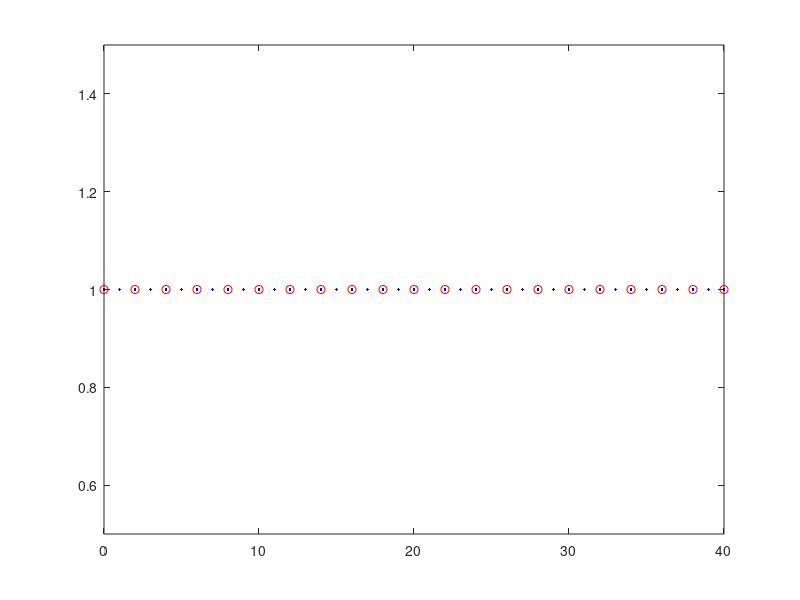
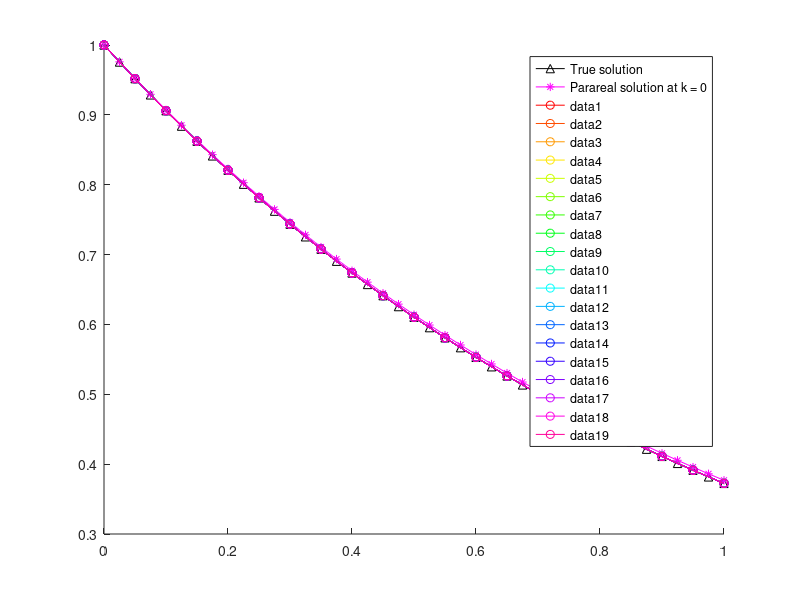
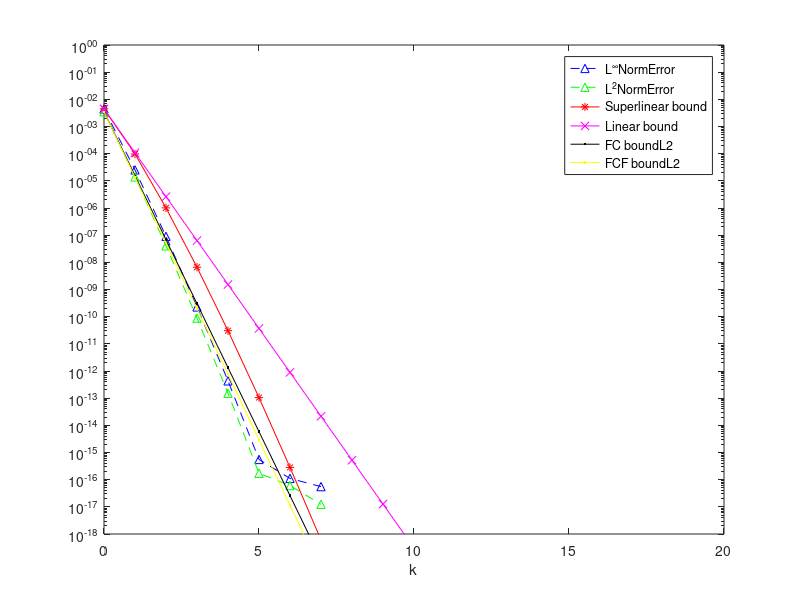
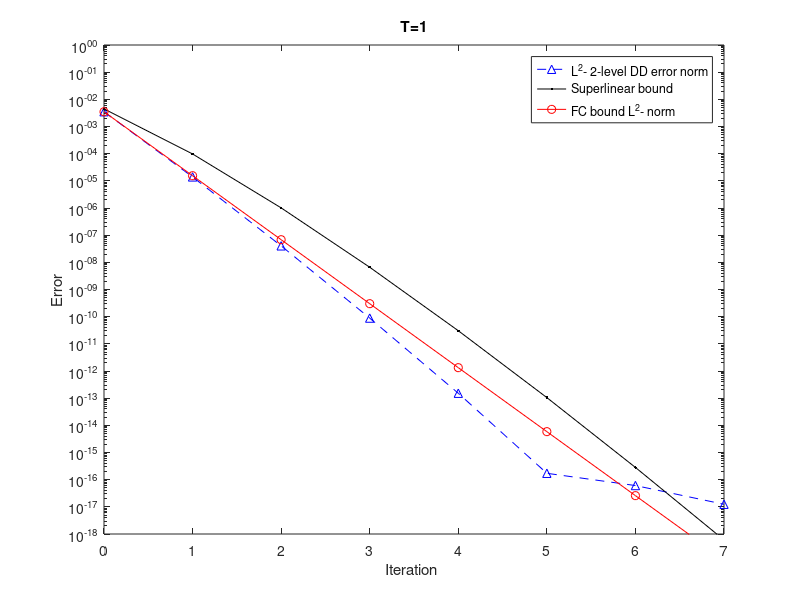

Here is the MATLAB script that generated these plots, in order:
close all
clear
clc


%% ---------------------------------------------------------------
%  Parareal algorithm for linear problem:
%         y'(t) = a*y(t), t in (0,T)
%          y(t=0) = y0


% non-overlapping subdomains 2-level domain decomposition  preconditioner

global a ;
a = -1;
yExactFunction = @(t)exp(a*t);

% stability function (  y^n+1 = R(z)y^n  )
Rz = @(z) 1/(1-z);     % Backward Euler
% Rz = @(z) 1+z;       % Forward Euler

%% -----------------------------------------------------------------


% initial condition
u0 = 1;

% coarse propagator
N = 20;     %   number of coarse time intervals
T = 1;      %   T = N*Dt
Dt = T/N;   %   coarse timesteps

xt = linspace(0,T,N+1);

% fine propagator
m = 2;    % number of fine time steps in each coarse time interval
dt = Dt/m

K = 20 % number of Parareal iterations

cmap = hsv(K); % color map

% 2-level domain decomposition initial
N_fine_nodes = m*N+1; % 11
% N_subdomains = m+1; % 6
Id = eye(N_fine_nodes);

% plot the time domain
figure
plot(0:N_fine_nodes-1,1,'.b',0:m:N_fine_nodes-1,1,'ro')
xlim([0 N_fine_nodes-1])
ylim([0.5 1.5])

%%
% original problem matrix
phi = (1-a*dt)^-1;
A = eye(m*N+1,m*N+1) + (-phi)*diag(ones(m*N,1),-1);

% Reduced system

% fine propagator
F_tilde = (1-a*dt)^-m;

% coarse propagator
G_tilde = (1-a*Dt)^-1;



% Uk_0 = zeros(m*N,1);
% Uk_0(1) = u0;

rhs0 = [u0; zeros(m*N,1)];
% rhs = [u0; phi*u0;-G_tilde*u0;phi*U(3);-G_tilde*U(3)];


% exact solution

ttrue = linspace(0,T,N*m+1);
pick = 1:m:N*m+1;

uF_true = A\rhs0;

% reduced matrix
A_tilde = eye(N+1,N+1) + (-F_tilde)*diag(ones(N,1),-1);
% A_tilde = eye(m*N+1,m*N+1) + (-F_tilde)*diag(ones(m*N,1),-1);

% approximate reduced matrix
B = eye(N+1,N+1) + (-G_tilde)*diag(ones(N,1),-1);




% coarse space initial
indice_R_coarse  = 0:m:m*N;
R = zeros(length(indice_R_coarse),N_fine_nodes);
for i = 1:length(indice_R_coarse)
    R(i,indice_R_coarse(i)+1) = 1;
end

% first subdomain  Omega_1 = {0}
R1 = zeros(1,N_fine_nodes);
R1(1) = 1;
A1 = R1*A*R1';

% define nodes in other subdomains
N_nodes_subdomain = m;
indice_R_subdomains = zeros(N,N_nodes_subdomain);
for i =1:N
    indice_R_subdomains(i,:) =  (i-1)*m+1:(i-1)*m+m;
end

% Omega_2 = {1,2} Omega_3 = {3,4}
R2_end = zeros(N*N_nodes_subdomain,N_fine_nodes) ;
for i = 1:N
    for j = 1:N_nodes_subdomain
        R2_end(N_nodes_subdomain*(i-1)+j,indice_R_subdomains(i)+j) = 1;
    end
end

R_sub = [];       % restriction matrices
A_sub = [];       % sub-matrices
for i = 2: N+1
    R_sub{i} = R2_end(N_nodes_subdomain*(i-2)+1:N_nodes_subdomain*(i-2)+N_nodes_subdomain,:);
    A_sub{i} = R_sub{i}*A*R_sub{i}';
end

% define 2-level domain decomposition multiplicative preconditioner
P = R1'*A1*R1;
for i = 2:N+1
    P = P + R_sub{i}'*A_sub{i}*R_sub{i};
end

%Multiplicative
M = P*(R'*B*R +  Id-R'*R);

%Additive
% M = P + (R'*B*R - R'*R)

% preconditioned stationary iteration
% U^(k+1) = U^(k) + M^(-1)*( f-A*U^(k)) )




%% ------------------------------------------------------------------

% initial coarse integration

B1 =  eye(N+1,N+1) + (-G_tilde)*diag(ones(N,1),-1);
% B1 =  eye(N*m+1,N*m+1) + (-G_tilde)*diag(ones(N*m,1),-1);

%Initial coarse Parareal iteration at the coarse level
rhs0_coarse = [u0;zeros(N,1)];
U0_coarse = B1\rhs0_coarse;

U_fine=spline(ttrue(pick),U0_coarse,ttrue)';

% first 2-level dd preconditioning iterartion

%Initial fine solution at the fine level

% rhs=[u0];
% for i=1:N
%     rhs=[rhs; phi*U0_coarse(i);-G_tilde*U0_coarse(i)];
% end
% U_fine = M\rhs;

% U_fine=zeros(N_fine_nodes,1);
% U_fine(1:2:end,1) =  U0_coarse;
% for i=1:2:N_fine_nodes-2
%     U_fine(i+1) = F_tilde*U_fine(i);
% end

% rhs = zeros(N_fine_nodes,1);
% rhs(1) = u0;
% U_fine = A_tilde\rhs;

figure
hold on
plot(ttrue,uF_true,'-^k',ttrue,U_fine,'-*m');
legend('True solution','Parareal solution at k = 0')

U0n = U_fine;
proNj = 1;

L2NormError = sqrt(sum(Dt*(uF_true(pick)-U_fine(pick)).^2));%norm(uF_true(pick)-U_fine(pick),2);%
% L2NormError = norm(uF_true(pick)-U_fine(pick),2);
LInfNormError = norm(uF_true(pick)-U_fine(pick),inf);%max(abs(uF_true(pick)-U_fine(pick)));

SupperlinearErrorBound  = LInfNormError;
LinearErrorBound  = LInfNormError;
FC_boundL2 = L2NormError;
FCF_boundL2 = L2NormError;
FCFF_boundL2 = L2NormError;
FCFC_boundL2 = L2NormError;
FCFCF_boundL2 = L2NormError;
%%
% rhs
f = zeros(N_fine_nodes,1);
f(1) = u0;


phi   = (1-a*dt)^-1;
phiDT = (1-a*Dt)^-1;

% iteration loop
for k = 1: K-1
    % k = k + 1
    %         rhs=[u0];
    %         for i=1:2:2*N
    %             rhs=[rhs; phi*U_fine(i);-G_tilde*U_fine(i)];
    %         end
    %         U_fine = M\rhs;
    %         U_fine = U_fine + M^(-1)*(f-A*U_fine);
    
%     r_k = f - A*U_fine;
%     U_fine_temp = P\r_k;
%     U_fine = U_fine + (R'*B*R +  Id-R'*R)\U_fine_temp;

    
%     r_k = f - A*U_fine;
%     U_fine_temp = P\r_k;
%     U_fine = U_fine + (R'*B*R +  Id-R'*R)\U_fine_temp;
    
%     U_fine = U_fine + (R'*B*R +  Id-R'*R)^(-1)*P^(-1)*r_k;
    
%     U_fine = M\(M*U_fine + (f-A*U_fine)); % use
    
    
%      U_fine = M\(M*U_fine + (f-A*U_fine));
    %         U_fine = gmres(M,M*U_fine + (f-A*U_fine),10,1e-6);
    
    
    % residual
    r_k = f - A*U_fine;
    
  % first level ~ fine propagator ~ additive Schwarz in parallel
%     U_fine_temp = P\r_k;   
    for i = 1:N+1
%         i = i + 1
        if i == 1
            x_temp_1 = R1*r_k;
            x_temp_2 = A1\x_temp_1;
            x{i} = R1'*x_temp_2;
            U_fine_temp = x{i};         
        else
            x_temp_1 = R_sub{i}*r_k;
            x_temp_2 = A_sub{i}\x_temp_1;
            x{i} = R_sub{i}'*x_temp_2;  
            U_fine_temp = U_fine_temp + x{i};
        end            
    end

  % second level ~ coarse grid correction sequentially
    U_fine_temp_1 = R*U_fine_temp;
    U_fine_temp_2 = B\U_fine_temp_1;
    U_fine_temp_3 = R'*U_fine_temp_2;
    U_fine_temp_4 = U_fine_temp_3 + U_fine_temp - R'*R*U_fine_temp;
    U_fine = U_fine + U_fine_temp_4;
    
   
    %-------------------------------------------------
% %     % FCF 
% % %     % residual
%     r_k = f - A*U_fine;
% % %     first level ~ fine propagator ~ additive Schwarz in parallel
% % %         U_fine_temp = P\r_k;   
%     for i = 1:N+1
%         if i == 1
%             x_temp_1 = R1*r_k;
%             x_temp_2 = A1\x_temp_1;
%             x{i} = R1'*x_temp_2;
%             U_fine_temp1 = x{i};         
%         else
%             x_temp_1 = R_sub{i}*r_k;
%             x_temp_2 = A_sub{i}\x_temp_1;
%             x{i} = R_sub{i}'*x_temp_2;  
%             U_fine_temp1 = U_fine_temp1 + x{i};
%         end            
%     end
%     
%         U_fine = U_fine + U_fine_temp1;
%         
% % %     -------------------------------------------------
% %      %FCFF   
% % % %         residual
%     r_k = f - A*U_fine;
% % %     first level ~ fine propagator ~ additive Schwarz in parallel
% % %         U_fine_temp = P\r_k;   
%     for i = 1:N+1
%         if i == 1
%             x_temp_1 = R1*r_k;
%             x_temp_2 = A1\x_temp_1;
%             x{i} = R1'*x_temp_2;
%             U_fine_temp2 = x{i};         
%         else
%             x_temp_1 = R_sub{i}*r_k;
%             x_temp_2 = A_sub{i}\x_temp_1;
%             x{i} = R_sub{i}'*x_temp_2;  
%             U_fine_temp2 = U_fine_temp2 + x{i};
%         end            
%     end
%     
%         U_fine = U_fine + U_fine_temp2;

    %-------------------------------------------------  
% % %      %FCFC
%             % residual
%     r_k = f - A*U_fine;
%     
% %   % first level ~ fine propagator ~ additive Schwarz in parallel
% % %     U_fine_temp = P\r_k;   
%     for i = 1:N+1
% % %         i = i + 1
%         if i == 1
%             x_temp_1 = R1*r_k;
%             x_temp_2 = A1\x_temp_1;
%             x{i} = R1'*x_temp_2;
%             U_fine_temp = x{i};         
%         else
%             x_temp_1 = R_sub{i}*r_k;
%             x_temp_2 = A_sub{i}\x_temp_1;
%             x{i} = R_sub{i}'*x_temp_2;  
%             U_fine_temp = U_fine_temp + x{i};
%         end            
%     end
% 
% % %   % second level ~ coarse grid correction sequentially
%     U_fine_temp_1 = R*U_fine_temp;
%     U_fine_temp_2 = B\U_fine_temp_1;
%     U_fine_temp_3 = R'*U_fine_temp_2;
%     U_fine_temp_4 = U_fine_temp_3 + U_fine_temp - R'*R*U_fine_temp;
%     U_fine = U_fine + U_fine_temp_4;
%     
     %-------------------------------------------------  
% % %      %FCFCF
% % %         % residual
%     r_k = f - A*U_fine;
% % %     % first level ~ fine propagator ~ additive Schwarz in parallel
% % %     %     U_fine_temp = P\r_k;   
%     for i = 1:N+1
%         if i == 1
%             x_temp_1 = R1*r_k;
%             x_temp_2 = A1\x_temp_1;
%             x{i} = R1'*x_temp_2;
%             U_fine_temp3 = x{i};         
%         else
%             x_temp_1 = R_sub{i}*r_k;
%             x_temp_2 = A_sub{i}\x_temp_1;
%             x{i} = R_sub{i}'*x_temp_2;  
%             U_fine_temp3 = U_fine_temp3 + x{i};
%         end            
%     end
%     
%         U_fine = U_fine + U_fine_temp3;
    
    
    
    
    
    
    
    
    
    
    
    
    plot(ttrue(pick),U_fine(pick),'Color',cmap(k,:),'Marker','o');
    
    %
    %        norm(uF_true(pick)-U,'inf')
    proNj(k+1) = proNj(k)*(N-k);
    L2NormError(k+1) = sqrt(sum(Dt*(uF_true(pick)-U_fine(pick)).^2));%norm(uF_true(pick)-U_fine(pick),2);%
%     L2NormError(k+1) = norm(uF_true(pick)-U_fine(pick),2);%max(abs(uF_true(pick)-U_fine(pick)));%   
    LInfNormError(k+1) = norm(uF_true(pick)-U_fine(pick),inf);%max(abs(uF_true(pick)-U_fine(pick)));%
    SupperlinearErrorBound(k+1)  = (abs(exp(a*Dt) - Rz(a*Dt)))^(k)/factorial(k)*proNj(k+1)*max(abs(uF_true(pick)-U0n(pick)));
    LinearErrorBound(k+1)  = (abs(exp(a*Dt) - Rz(a*Dt))/(1- abs(Rz(a*Dt))))^(k)*max(abs(uF_true(pick)-U0n(pick)));
    
    %FC bound
%     FC_boundL2(k+1) = (abs(phi^m - phiDT)*(1 - abs(phiDT)^((N-1)/m) )/ (1 - abs(phiDT)))^(k)*norm(abs(uF_true(pick)-U0n(pick)),2);
      FC_boundL2(k+1) = (abs(phi^m - phiDT)*(1 - abs(phiDT)^((N-1)/m) )/ (1 - abs(phiDT)))^(k)*sqrt(sum(Dt*(uF_true(pick)-U0n(pick)).^2));

    FCF_boundL2(k+1) = (abs(phi^m - phiDT)*(1 - abs(phiDT)^((N-1)/m-1) )/ (1 - abs(phiDT))*abs(phi)^(m))^(k)*sqrt(sum(Dt*(uF_true(pick)-U0n(pick)).^2));
    FCFF_boundL2(k+1) = (abs(phi^m - phiDT)*(1 - abs(phiDT)^((N-1)/m-2) )/ (1 - abs(phiDT))*abs(phi)^(2*m))^(k)*sqrt(sum(Dt*(uF_true(pick)-U0n(pick)).^2));
    FCFC_boundL2(k+1) = ((phi^m - phiDT)^2*(1 - ((N-1)/m )*abs(phiDT)^((N-1)/m-1) + ((N-1)/m-1)*abs(phiDT)^((N-1)/m) )/ (1 - abs(phiDT))^2)^(k)*sqrt(sum(Dt*(uF_true(pick)-U0n(pick)).^2));
    FCFCF_boundL2(k+1) = ((phi^m - phiDT)^2*(1 - ((N-1)/m - 1 )*abs(phiDT)^((N-1)/m-2) + ((N-1)/m-2)*abs(phiDT)^((N-1)/m-1) )/ (1 - abs(phiDT))^2)^(k)*sqrt(sum(Dt*(uF_true(pick)-U0n(pick)).^2));

%       FCF_boundL2(k+1) = (abs(phi^m - phiDT)*(1 - abs(phiDT)^((N-1)/m-1) )/ (1 - abs(phiDT))*abs(phi)^(m))^(k)*norm(abs(uF_true(pick)-U0n(pick)),2);
%     FCFF_boundL2(k+1) = (abs(phi^m - phiDT)*(1 - abs(phiDT)^((N-1)/m-2) )/ (1 - abs(phiDT))*abs(phi)^(2*m))^(k)*norm(abs(uF_true(pick)-U0n(pick)),2);
%     FCFC_boundL2(k+1) = ((phi^m - phiDT)^2*(1 - ((N-1)/m )*abs(phiDT)^((N-1)/m-1) + ((N-1)/m-1)*abs(phiDT)^((N-1)/m) )/ (1 - abs(phiDT))^2)^(k)*norm(abs(uF_true(pick)-U0n(pick)),2);
%     FCFCF_boundL2(k+1) = ((phi^m - phiDT)^2*(1 - ((N-1)/m - 1 )*abs(phiDT)^((N-1)/m-2) + ((N-1)/m-2)*abs(phiDT)^((N-1)/m-1) )/ (1 - abs(phiDT))^2*norm(abs(uF_true(pick)-U0n(pick)),2));

end  % iteration loop

uF_true=uF_true
U_fine

L2NormError=L2NormError'
LInfNormError=LInfNormError'
SupperlinearErrorBound=SupperlinearErrorBound'
LinearErrorBound=LinearErrorBound'
FC_boundL2 = FC_boundL2'
FCF_boundL2 = FCF_boundL2'
FCFF_boundL2 = FCFF_boundL2'
FCFC_boundL2 = FCFC_boundL2'
FCFCF_boundL2 = FCFCF_boundL2'


figure
semilogy(0:K-1,LInfNormError,'b--^',0:K-1,L2NormError,'g--^',0:K-1,SupperlinearErrorBound,'r*-',0:K-1,LinearErrorBound,'mx-',0:K-1,FC_boundL2,'k.-',0:K-1,FCF_boundL2,'y.-')
legend('L^{\infty}NormError','L^2NormError','Superlinear bound','Linear bound','FC boundL2','FCF boundL2')
xlabel('k')
ylim([1e-18 1])

%----------------------------
% %FC bound L2
figure
semilogy(0:K-1,L2NormError,'b--^',0:K-1,SupperlinearErrorBound,'k.-',0:K-1,FC_boundL2,'ro-')
legend('L^2- 2-level DD error norm','Superlinear bound','FC bound L^2- norm')
xlabel('Iteration ')
ylabel('Error')
ylim([1e-18 1])
xlim([0 7])
title(['T=',num2str(T)])

figure
semilogy(0:K-1,LInfNormError,'m--^',0:K-1,L2NormError,'b--^',0:K-1,SupperlinearErrorBound,'k.-',0:K-1,FC_boundL2,'ro-')
legend('L^{\infty}NormError','L^2- 2-level DD error norm','Superlinear bound L^{\infty}- norm','FC bound L^2- norm')
xlabel('Iteration ')
ylabel('Error')
ylim([1e-18 1])
xlim([0 7])
title(['T=',num2str(T)])
%----------------------------
%FCF bound L2
% figure
% semilogy(0:K-1,L2NormError,'b--^',0:K-1,SupperlinearErrorBound,'k.-',0:K-1,FCF_boundL2,'ro-')
% legend('L^2NormError','Superlinear bound','FCF boundL2')
% xlabel('k')
% ylim([1e-18 1])
% title(['T=',num2str(T)])
%----------------------------
%FCFF bound L2
% figure
% semilogy(0:K-1,L2NormError,'b--^',0:K-1,SupperlinearErrorBound,'k.-',0:K-1,FCFF_boundL2,'ro-')
% legend('L^2NormError','Superlinear bound','FCFF boundL2')
% xlabel('k')
% ylim([1e-18 1])
% title(['T=',num2str(T)])



%----------------------------
% %FCFC bound L2
% figure
% semilogy(0:K-1,L2NormError,'b--^',0:K-1,SupperlinearErrorBound,'k.-',0:K-1,FCFC_boundL2,'ro-')
% legend('L^2NormError','Superlinear bound','FCFC boundL2')
% xlabel('k')
% ylim([1e-18 1])
% title(['T=',num2str(T)])

% %----------------------------
% % %FCFC bound L2
% figure
% semilogy(0:K-1,L2NormError,'b--^',0:K-1,SupperlinearErrorBound,'k.-',0:K-1,FCFCF_boundL2,'ro-')
% legend('L^2NormError','Superlinear bound','FCFCF boundL2')
% xlabel('k')
% ylim([1e-18 1])
% title(['T=',num2str(T)])






% figure
% semilogy(0:K-1,LInfNormError,'b--^',0:K-1,SupperlinearErrorBound,'r*-',0:K-1,LinearErrorBound,'mx-')
% legend('L^{oo}NormError','Superlinear bound','Linear bound')
% xlabel('k')
% ylim([1e-18 1])
% title(['T=',num2str(T)])

% figure 
% spy(M)
% 
% figure 
% spy(P)
% 
% figure 
% spy(R'*B*R +  Id-R'*R)

%F-relaxation
% F_rex_error_propagation = eye(2*N+1)-M^-1*A



% phi   = (1-a*dt)^-1;
% phiDT = (1-a*Dt)^-1;
% eig_F = eig(phi)
% eig_C = eig(phiDT)
% 
% L2NormError_FC = L2NormError
% FC_bound = max(abs(phi^m - phiDT)*(1 - abs(phiDT)^((N-1)/m) )/ (1 - abs(phiDT)))*max(abs(uF_true(pick)-U0n(pick)))
% 
% FCF_bound = max(abs(phi^m - phiDT)*(1 - abs(phiDT)^((N-1)/m) )/ (1 - abs(phiDT))*abs(phi)^m)
% 
% SupperlinearErrorBound
% 
% LinearErrorBound



% test commute
2*(phi^m-phiDT)*phiDT*(phi^m-phiDT)-2*phiDT*(phi^m-phiDT)^2



